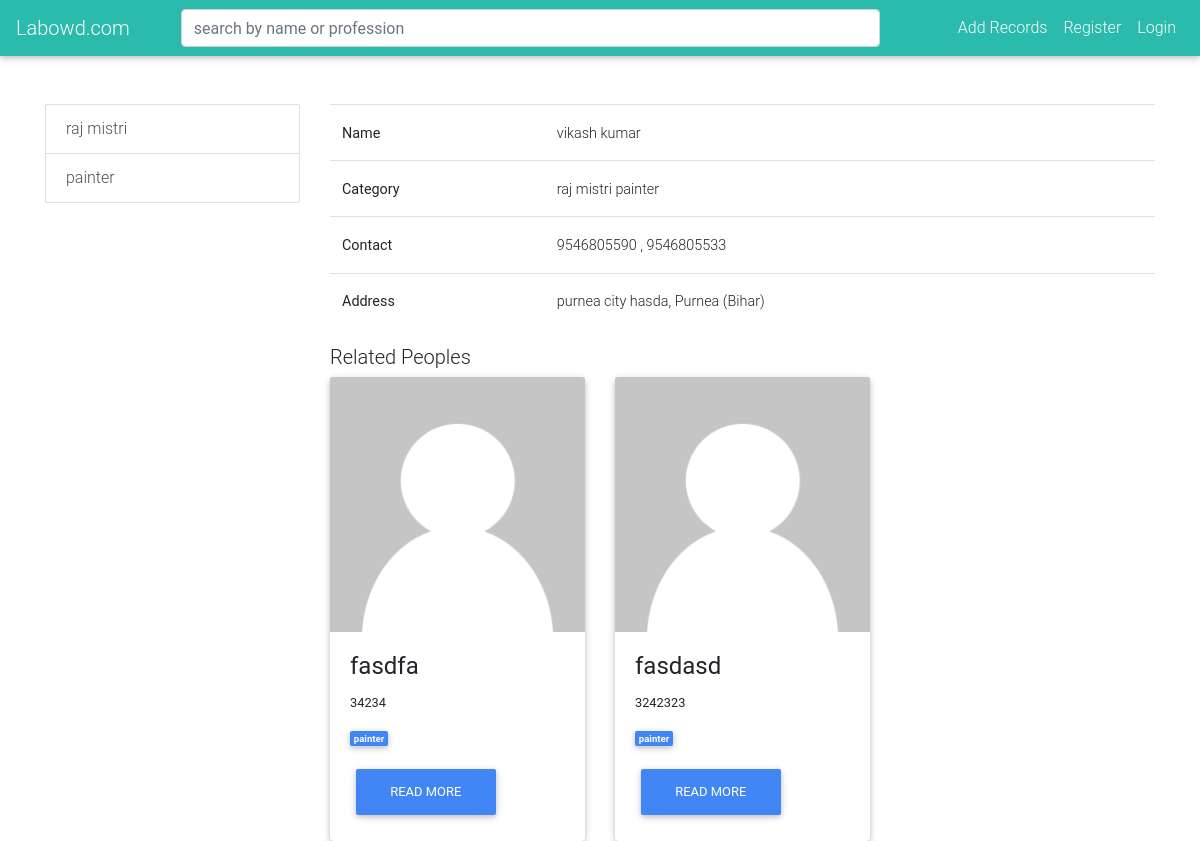
Page /details/1/ on the committed database.
### public/models.py (models this page shows, shortened)
class Categories(models.Model):
    cat_title = models.CharField(max_length=200)
    cat_description = models.TextField()
    cat_icon = models.CharField(max_length=25)
    cat_date_of_creation = models.DateTimeField(auto_now=True)
    def __str__(self):
        return self.cat_title

class Peoples(models.Model):
    name = models.CharField(max_length=200)
    category = models.ManyToManyField(Categories)
    contact = models.IntegerField(null=True)
    street = models.TextField()
    city = models.CharField(max_length=10,choices=CITY_CHOICE)
    state = models.CharField(max_length=10,choices=STATE_CHOICE)
    secondary_contact = models.IntegerField(null=True,blank=True)

### public/views.py (the view)
# urls.py: path('details/<int:pk>/',PeopleDetailView.as_view(),name='item'),
class PeopleDetailView(DetailView):
    model = Peoples
    template_name = "item.html"
    def get_context_data(self, **kwargs):
        context = super(PeopleDetailView, self).get_context_data(**kwargs)
        context['categories'] = Categories.objects.all()
        context['related_peoples'] = Peoples.objects.exclude(pk=self.kwargs['pk'])
        return context

### templates/item.html
{% extends 'base.html' %}
{% block content %}
    <div class="container mt-5">
        <div class="row">
            <div class="col-lg-3">
                {% include "side.html" %}
            </div>
            <div class="col-lg-9">
                <table class="table">
                    <tr>
                        <th>Name</th>
                        <td>{{ object.name }}</td>
                    </tr>
                    <tr>
                        <th>Category</th>
                        <td>
                            {% for c in object.category.all %}
                                {{ c }}
                            {% endfor %}
                        </td>
                    </tr>
                    <tr>
                        <th>Contact</th>
                        <td>
                            {{ object.contact }}{% if object.secondary_contact %}
                                , {{ object.secondary_contact }}
                            {% endif %}
                        </td>
                    </tr>
                    <tr>
                        <th>Address</th>
                        <td>
                            {{ object.street }}, {{ object.get_city_display }} ({{ object.get_state_display }})
                        </td>
                    </tr>
                </table>
                    <h2 class="lead">Related Peoples</h2>
                <div class="row">
                    {% for p in related_peoples %}
                        <div class="col-lg-4">
                            <div class="card">
                                {% load static %}
                                <img src="{% static 'default.png' %}" alt="" class="card-img-top">
                                <div class="card-body">
                                    <h4 class="card-title"><a>{{ p.name }}</a></h4>
                                    <p class="small">{{ p.contact }}
                                    </p>
                                    <p class="small">
                                        {% for c in p.category.all %}
                                            <span class="badge badge-primary">{{ c.cat_title }}</span>
                                        {% endfor %}
                                    </p>
                                    <a href="{% url 'item' p.id %}" class="btn btn-primary">Read More</a>
                                </div>
                            </div>
                        </div>
                    {% endfor %}
                </div>
            </div>
        </div>
    </div>
{% endblock %}

### templates/side.html
<div class="list-group">
    {% for cat in categories %}
        <a href="" class="list-group-item list-group-item-action">
            {{ cat.cat_title }}
        </a>
    {% endfor %}
</div>

### rows in the picture
Categories: cat_title "raj mistri"
Categories: cat_title "painter"
Peoples: name "vikash kumar", contact "9546805590", secondary_contact "9546805533", street "purnea city hasda", city "Purnea", state "Bihar"
Peoples: name "fasdfa", contact "34234"
Peoples: name "fasdasd", contact "3242323"
